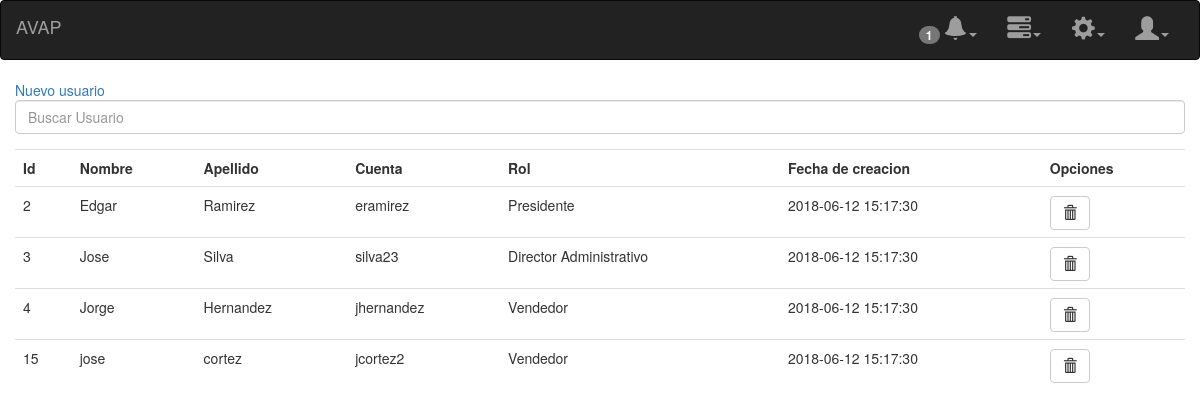
The page /pages/usuarios.php (signed in) on the database its author committed.
### tables this page shows
CREATE TABLE `usuario` (
  `id_usuario` int(10) unsigned NOT NULL AUTO_INCREMENT,
  `cuenta` varchar(20) NOT NULL,
  `clave` varchar(55) NOT NULL,
  `id_rol` int(10) unsigned NOT NULL,
  `nombre` varchar(12) NOT NULL,
  `apellido` varchar(12) NOT NULL,
  `fecha_log` timestamp NOT NULL DEFAULT CURRENT_TIMESTAMP,
  PRIMARY KEY (`id_usuario`),
  UNIQUE KEY `cuenta` (`cuenta`),
  KEY `id_rol` (`id_rol`),
  CONSTRAINT `usuario_ibfk_1` FOREIGN KEY (`id_rol`) REFERENCES `rol` (`id_rol`) ON DELETE CASCADE ON UPDATE CASCADE
);

CREATE TABLE `rol` (
  `id_rol` int(10) unsigned NOT NULL AUTO_INCREMENT,
  `rol` varchar(55) NOT NULL,
  `fecha_log` timestamp NOT NULL DEFAULT CURRENT_TIMESTAMP,
  PRIMARY KEY (`id_rol`)
);

### models/db.php (called while the page is built)
<?php
class db
{
    public static function conexion(){
        $conexion = new mysqli('localhost', 'root', '', 'avap', '3306');
        $conexion->query("SET NAMES 'utf8'");
        return $conexion;
    }
}

### controllers/usuario/allUsuarios.php (called while the page is built)
<?php
require_once '../models/usuario.php';
	$usuario = new Usuario();
	$usuarios = $usuario->getUsuarios();

### models/usuario.php (called while the page is built, shortened)
<?php
require_once 'db.php';
class Usuario{
	private $db;
	private $usuario;
	public function __construct(){
		$this->db=db::conexion();
		$this->usuario=array();
	}
    public function getUsuarios(){
        $sql = $this->db->query("SELECT usuario.id_usuario, usuario.nombre, usuario.apellido,usuario.cuenta,
                                        usuario.clave, usuario.id_rol,
                                        usuario.fecha_log, rol.id_rol, rol.rol, rol.fecha_log
                                            FROM usuario
                                                INNER JOIN rol on usuario.id_rol = rol.id_rol
                                                    WHERE rol.id_rol != 4");
        while($filas = $sql->fetch_assoc()){
            $this->usuario[] = $filas;
        }
        return $this->usuario;
    }
}

### pages/usuarios.php (the view, shortened to what this page needs)
<?php require_once 'layout/head.php'; ?>
<?php require_once 'layout/nav.php'; ?>
<?php require_once '../controllers/usuario/allUsuarios.php';?>
	<div class="col-xs-12 col-sm-12 col-md-12 col-lg-12">
		<a href="#" onclick="nuevoUsuario();">Nuevo usuario</a>
		<div>
			<div class="form-group">
				<input type="text" id="searchUsuario" class="form-control" onkeypress="return numeroyletras(event)" placeholder="Buscar Usuario">
			</div>
		</div>
		<table class="table table-responsive" id="tablaUsuario">
			<tr>
				<th>Id</th>
				<th>Nombre</th>
				<th>Apellido</th>
				<th>Cuenta</th>
				<th>Rol</th>
				<th>Fecha de creacion</th>
				<th>Opciones</th>
			</tr>
			<?php for($i=0; $i<count($usuarios); $i++){ $rs = $usuarios[$i]; ?>
			<tr>
				<td><?php echo $rs['id_usuario']; ?></td>
				<td><?php echo $rs['nombre']; ?></td>
				<td><?php echo $rs['apellido']; ?></td>
				<td><?php echo $rs['cuenta']; ?></td>
				<td><?php echo $rs['rol']; ?></td>
				<td><?php echo $rs['fecha_log']; ?></td>
				<td>
					<a href="#" onclick="delUsuario(this);" title="Eliminar usuario" class="btn btn-default glyphicon glyphicon-trash"></a>
				</td>
			</tr>
			<?php } ?>
		</table>
	</div>
<?php require_once 'layout/footer.php'; ?>

### rows shown on the page
usuario: id_usuario "2", nombre "Edgar", apellido "Ramirez", cuenta "eramirez", id_rol.rol "Presidente", id_rol.fecha_log "2018-06-12 15:17:30"
usuario: id_usuario "3", nombre "Jose", apellido "Silva", cuenta "silva23", id_rol.rol "Director Administrativo", id_rol.fecha_log "2018-06-12 15:17:30"
usuario: id_usuario "4", nombre "Jorge", apellido "Hernandez", cuenta "jhernandez", id_rol.rol "Vendedor", id_rol.fecha_log "2018-06-12 15:17:30"
usuario: id_usuario "15", nombre "jose", apellido "cortez", cuenta "jcortez2", id_rol.rol "Vendedor", id_rol.fecha_log "2018-06-12 15:17:30"

### other values the page prints
$contar+$contarN "1"
